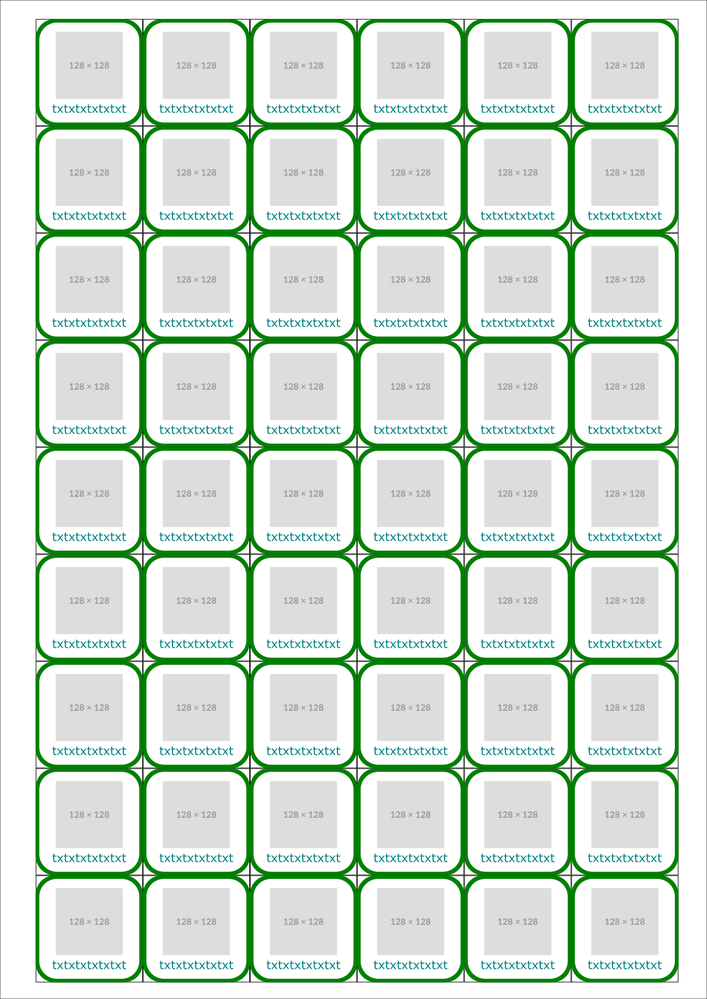
#> input picture test.png, 707 x 999 px, shrunk from 1123 x 1587 before the run; its folder holds only this picture in this run
$ python enstruct.py . out.png
#> lines starting #> are read from the running program, lines starting #| are printed output that depends on the picture
import os
import argparse
from PIL import Image
import io
import json

def process_image(image_path):
    """Convert an image to a square ratio with a white background and return its JPEG bytes."""
#> called with image_path = './test.png'
    with Image.open(image_path) as img:
        # Create a square canvas with a white background
#> img is the input picture: PIL image 707x999 RGBA; mean R, G, B, A 209.3, 224.8, 211.2, 255
        max_dim = max(img.size)
#> max_dim = 999
        square_img = Image.new("RGB", (max_dim, max_dim), (255, 255, 255))
#> square_img: PIL image 999x999 RGB; every value is 255
        square_img.paste(img, ((max_dim - img.width) // 2, (max_dim - img.height) // 2))
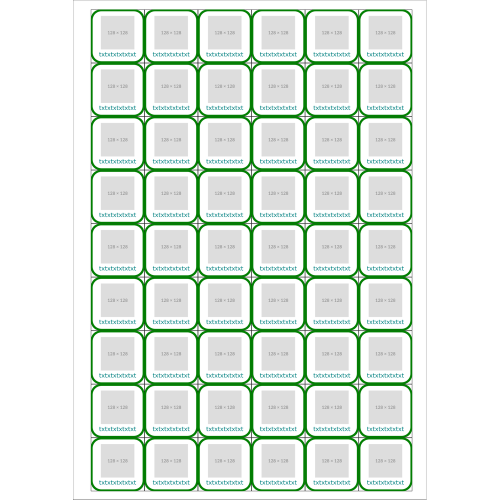
#> square_img: PIL image 999x999 RGB (shown at 1/2 size); mean R, G, B 222.6, 233.6, 224

        # Save the image as JPEG bytes
        img_bytes = io.BytesIO()
        square_img.save(img_bytes, format="JPEG")
        return img_bytes.getvalue()

def parse_directory_structure(root_path):
    """Parse the directory structure and process images."""
    result = {}
    for dirpath, dirnames, filenames in os.walk(root_path):
        set_name = os.path.basename(dirpath)
        result[set_name] = []
        for filename in filenames:
            file_path = os.path.join(dirpath, filename)
            label, ext = os.path.splitext(filename)
            ext = ext.lstrip(".").lower()
            if ext in ["jpg", "jpeg", "png", "bmp", "gif"]:
                image_bytes = process_image(file_path)
                result[set_name].append({"label": label, "image": image_bytes})
    return result

def main():
    parser = argparse.ArgumentParser(description="Search folder structure and process images.")
    parser.add_argument("root", type=str, help="Root directory to search")
    parser.add_argument("output", type=str, help="Output JSON file to store results")
    args = parser.parse_args()

    # Parse the directory structure and process images
    data = parse_directory_structure(args.root)

    # Save the results to a JSON file
    with open(args.output, "w") as f:
        json.dump(data, f, indent=4, default=lambda x: x.decode("latin1"))  # Encode bytes as latin1 for JSON

if __name__ == "__main__":
    main()
